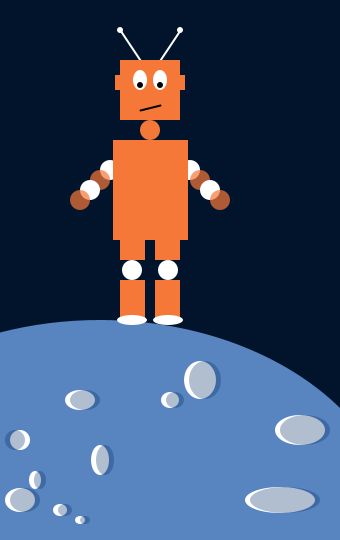
Frame 1 (no input)
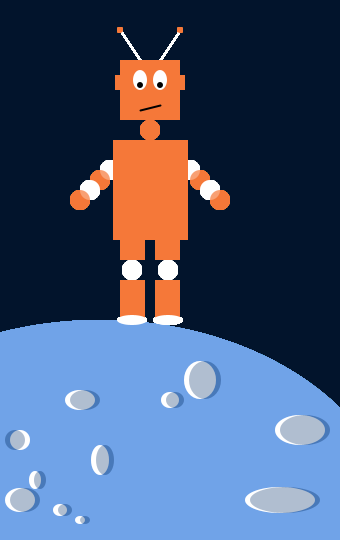
Frame 60 (the mouse pressed at the canvas centre just before this capture)
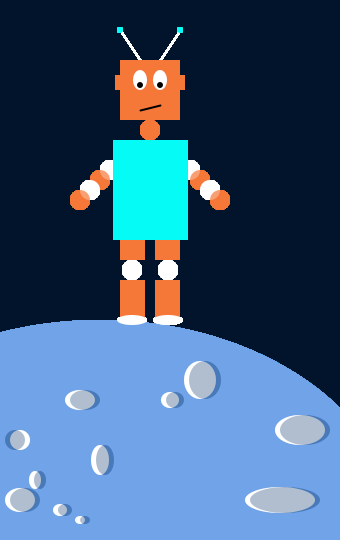
Frame 120 (the mouse held since frame 60 and released just before this capture)

The Processing sketch that drew these frames (run headless with seeded random() and noise(); from frame 60 on, the mouse is pressed at the canvas centre):

// Processing sketch: processing_55745
// ── processing_55745.pde

void setup(){
size(340, 540); 
smooth(); 
strokeWeight(2); 
background(#02142C); 
ellipseMode(RADIUS);
}
void draw() {
  
int w = 25;
int h = 20;
int d = 10;
int x = 120;
int y = 240;
int body = 100;
int orange = #F57839;
int black = #000000;
// Antennae
stroke(255);
line(x+20, y/4, x, h+d);
line(x+40, y/4, x+60, h+d);
noStroke();
ellipse(x, h+d, d-7, d-7);
ellipse(x+60, h+d, d-7, d-7);
//Planet
noStroke();
fill(#70A3E8, 200);
ellipse(100, 540, 300, 220);
fill(255);
ellipse(20, 440, 10, 10);
ellipse(80, 520, 5, 4);
ellipse(60, 510, 7, 6);
ellipse(20, 500, 15, 12);
ellipse(35, 480, 6, 9);
ellipse(100, 460, 9, 15);
ellipse(200, 380, 16, 19);
ellipse(170, 400, 9, 8);
ellipse(280, 500, 35, 13);
ellipse(300, 430, 25, 15);
ellipse(400, 600, 6, 7);
ellipse(80, 400, 15, 10);
fill(#042F6A, 80);
ellipse(15, 440, 10, 10);
ellipse(85, 520, 5, 4);
ellipse(65, 510, 7, 6);
ellipse(25, 500, 15, 12);
ellipse(40, 480, 6, 9);
ellipse(105, 460, 9, 15);
ellipse(205, 380, 16, 19);
ellipse(175, 400, 9, 8);
ellipse(285, 500, 35, 13);
ellipse(305, 430, 25, 15);
ellipse(405, 600, 6, 7);
ellipse(85, 400, 15, 10);
//Head
noStroke();
fill(orange);
rect(x, x/2, x/2, x/2);
fill(255);
ellipse(x+h, h*4, d-3, d);
fill(255);
ellipse(x+40, h*4, d-3, d);
fill(black);
ellipse(x+h, h*4+5, d-7, d-7);
ellipse(x+40, h*4+5, d-7, d-7);
//Mouth
stroke(black);
line(x+h, body+10, x+40, body+5);
//Ears
noStroke();
fill(orange);
rect(x-5, body-w, d, d+5);
rect(x+55, body-w, d, d+5);
//Neck
ellipse(x+30, x+d, d, d);
//Arms
fill(255);
ellipse(110, 170, d, d);
ellipse(190, 170, d, d);
fill(orange, 180);
ellipse(100, 180, d, d);
ellipse(200, 180, d, d);
fill(255);
ellipse(90, 190, d, d);
ellipse(210, 190, d, d);
fill(orange, 180);
ellipse(80, 200, d, d);
ellipse(220, 200, d, d);
//Body
noStroke();
fill(orange);
rect(body+13, body+40, body-25, body);
fill(255);
rect(body+20, body+48, body/2+10, body-15);
//Thighs
fill(orange);
rect(x, y, w, h);
rect(x+35, y, w, h);
//Knees
fill(255);
ellipse(x+12, y+30, d, d);
ellipse(x+48, y+30, d, d);
//Calves
fill(orange);
rect(x, y+40, w, h*2);
rect(x+35, y+40, w, h*2);
//Feet
fill(255);
ellipse(x+12, y+80, d*1.5, d/2);
ellipse(x+48, y+80, d*1.5, d/2);

if (mousePressed) {

noStroke();
  fill (#05FCF6);
} else {
  
noStroke();
 fill (orange);
}

rect(body+13, body+40, body-25, body);
rect(body+20, body+48, body/2+10, body-15);
}
